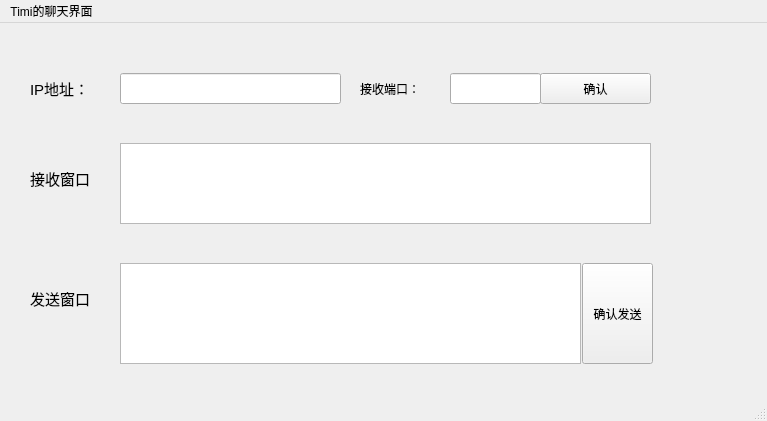
<?xml version="1.0" encoding="UTF-8"?>
<ui version="4.0">
 <class>interface</class>
 <widget class="QMainWindow" name="interface">
  <property name="geometry">
   <rect>
    <x>0</x>
    <y>0</y>
    <width>767</width>
    <height>421</height>
   </rect>
  </property>
  <property name="windowTitle">
   <string>interface</string>
  </property>
  <widget class="QWidget" name="centralwidget">
   <widget class="QPushButton" name="pushButton">
    <property name="geometry">
     <rect>
      <x>540</x>
      <y>50</y>
      <width>111</width>
      <height>31</height>
     </rect>
    </property>
    <property name="text">
     <string>确认</string>
    </property>
   </widget>
   <widget class="QLineEdit" name="lineEdit">
    <property name="geometry">
     <rect>
      <x>120</x>
      <y>50</y>
      <width>221</width>
      <height>31</height>
     </rect>
    </property>
   </widget>
   <widget class="QLabel" name="label">
    <property name="geometry">
     <rect>
      <x>30</x>
      <y>50</y>
      <width>71</width>
      <height>31</height>
     </rect>
    </property>
    <property name="font">
     <font>
      <pointsize>11</pointsize>
     </font>
    </property>
    <property name="text">
     <string>IP地址：</string>
    </property>
    <property name="margin">
     <number>2</number>
    </property>
    <property name="buddy">
     <cstring></cstring>
    </property>
   </widget>
   <widget class="QLabel" name="label_2">
    <property name="geometry">
     <rect>
      <x>360</x>
      <y>50</y>
      <width>71</width>
      <height>31</height>
     </rect>
    </property>
    <property name="font">
     <font>
      <pointsize>9</pointsize>
     </font>
    </property>
    <property name="frameShadow">
     <enum>QFrame::Raised</enum>
    </property>
    <property name="text">
     <string>接收端口：</string>
    </property>
    <property name="textFormat">
     <enum>Qt::AutoText</enum>
    </property>
    <property name="margin">
     <number>2</number>
    </property>
    <property name="buddy">
     <cstring></cstring>
    </property>
   </widget>
   <widget class="QLineEdit" name="lineEdit_2">
    <property name="geometry">
     <rect>
      <x>450</x>
      <y>50</y>
      <width>91</width>
      <height>31</height>
     </rect>
    </property>
   </widget>
   <widget class="QTextEdit" name="textEdit">
    <property name="geometry">
     <rect>
      <x>120</x>
      <y>120</y>
      <width>531</width>
      <height>81</height>
     </rect>
    </property>
   </widget>
   <widget class="QLabel" name="label_3">
    <property name="geometry">
     <rect>
      <x>30</x>
      <y>140</y>
      <width>81</width>
      <height>31</height>
     </rect>
    </property>
    <property name="font">
     <font>
      <pointsize>11</pointsize>
     </font>
    </property>
    <property name="text">
     <string>接收窗口</string>
    </property>
    <property name="margin">
     <number>2</number>
    </property>
    <property name="buddy">
     <cstring></cstring>
    </property>
   </widget>
   <widget class="QLabel" name="label_4">
    <property name="geometry">
     <rect>
      <x>30</x>
      <y>260</y>
      <width>81</width>
      <height>31</height>
     </rect>
    </property>
    <property name="font">
     <font>
      <pointsize>11</pointsize>
     </font>
    </property>
    <property name="text">
     <string>发送窗口</string>
    </property>
    <property name="margin">
     <number>2</number>
    </property>
    <property name="buddy">
     <cstring></cstring>
    </property>
   </widget>
   <widget class="QTextEdit" name="textEdit_2">
    <property name="geometry">
     <rect>
      <x>120</x>
      <y>240</y>
      <width>461</width>
      <height>101</height>
     </rect>
    </property>
   </widget>
   <widget class="QPushButton" name="pushButton_2">
    <property name="geometry">
     <rect>
      <x>582</x>
      <y>240</y>
      <width>71</width>
      <height>101</height>
     </rect>
    </property>
    <property name="text">
     <string>确认发送</string>
    </property>
   </widget>
  </widget>
  <widget class="QMenuBar" name="menubar">
   <property name="geometry">
    <rect>
     <x>0</x>
     <y>0</y>
     <width>767</width>
     <height>26</height>
    </rect>
   </property>
   <widget class="QMenu" name="menuTimi_liao">
    <property name="title">
     <string>Timi的聊天界面</string>
    </property>
   </widget>
   <addaction name="menuTimi_liao"/>
  </widget>
  <widget class="QStatusBar" name="statusbar"/>
 </widget>
 <resources/>
 <connections/>
</ui>
